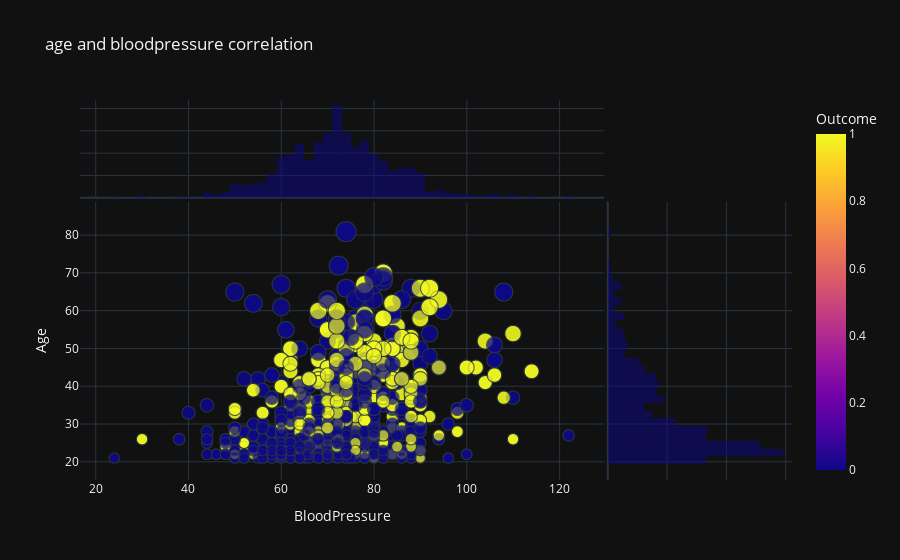

The code cell stored with this chart in its notebook:
### Markdown cell above
blood pressure and age correlation/ distribution across target variable

### Code cell
age_bpressure= px.scatter(df,x= "BloodPressure",y= "Age",marginal_x='histogram', marginal_y='histogram',size="Age", size_max=20,
              template= "plotly_dark",color= "Outcome",title="age and bloodpressure correlation")
age_bpressure.show()

### Figure 1 — Plotly figure (JSON) as saved in the notebook; plotly's stock layout.template omitted (floating-point values rounded to 4 significant figures; data arrays with more than 128 entries replaced by an {"elided": "..."} marker saying what was removed)
{"data": [{"hovertemplate": "BloodPressure=%{x}<br>Age=%{marker.size}<br>Outcome=%{marker.color}<extra></extra>", "legendgroup": "", "marker": {"color": {"elided": "2000 int values"}, "coloraxis": "coloraxis", "size": {"elided": "2000 int values"}, "sizemode": "area", "sizeref": 0.2025, "symbol": "circle"}, "mode": "markers", "name": "", "showlegend": false, "type": "scattergl", "x": {"elided": "2000 float values"}, "xaxis": "x", "y": {"elided": "2000 int values"}, "yaxis": "y"}, {"alignmentgroup": "True", "bingroup": "x", "hovertemplate": "BloodPressure=%{x}<br>count=%{y}<extra></extra>", "legendgroup": "", "marker": {"color": "#0d0887"}, "name": "", "offsetgroup": "", "opacity": 0.5, "showlegend": false, "type": "histogram", "x": {"elided": "2000 float values"}, "xaxis": "x3", "yaxis": "y3"}, {"alignmentgroup": "True", "bingroup": "y", "hovertemplate": "Age=%{y}<br>count=%{x}<extra></extra>", "legendgroup": "", "marker": {"color": "#0d0887"}, "name": "", "offsetgroup": "", "opacity": 0.5, "showlegend": false, "type": "histogram", "xaxis": "x2", "y": {"elided": "2000 int values"}, "yaxis": "y2"}], "layout": {"barmode": "overlay", "coloraxis": {"colorbar": {"title": {"text": "Outcome"}}, "colorscale": [[0, "#0d0887"], [0.1111, "#46039f"], [0.2222, "#7201a8"], [0.3333, "#9c179e"], [0.4444, "#bd3786"], [0.5556, "#d8576b"], [0.6667, "#ed7953"], [0.7778, "#fb9f3a"], [0.8889, "#fdca26"], [1, "#f0f921"]]}, "legend": {"itemsizing": "constant", "tracegroupgap": 0}, "title": {"text": "age and bloodpressure correlation"}, "xaxis": {"anchor": "y", "domain": [0, 0.7363], "title": {"text": "BloodPressure"}}, "xaxis2": {"anchor": "y2", "domain": [0.7413, 1], "matches": "x2", "showgrid": true, "showline": false, "showticklabels": false, "ticks": ""}, "xaxis3": {"anchor": "y3", "domain": [0, 0.7363], "matches": "x", "showgrid": true, "showticklabels": false}, "xaxis4": {"anchor": "y4", "domain": [0.7413, 1], "matches": "x2", "showgrid": true, "showline": false, "showticklabels": false, "ticks": ""}, "yaxis": {"anchor": "x", "domain": [0, 0.7326], "title": {"text": "Age"}}, "yaxis2": {"anchor": "x2", "domain": [0, 0.7326], "matches": "y", "showgrid": true, "showticklabels": false}, "yaxis3": {"anchor": "x3", "domain": [0.7426, 1], "matches": "y3", "showgrid": true, "showline": false, "showticklabels": false, "ticks": ""}, "yaxis4": {"anchor": "x4", "domain": [0.7426, 1], "matches": "y3", "showgrid": true, "showline": false, "showticklabels": false, "ticks": ""}}}
